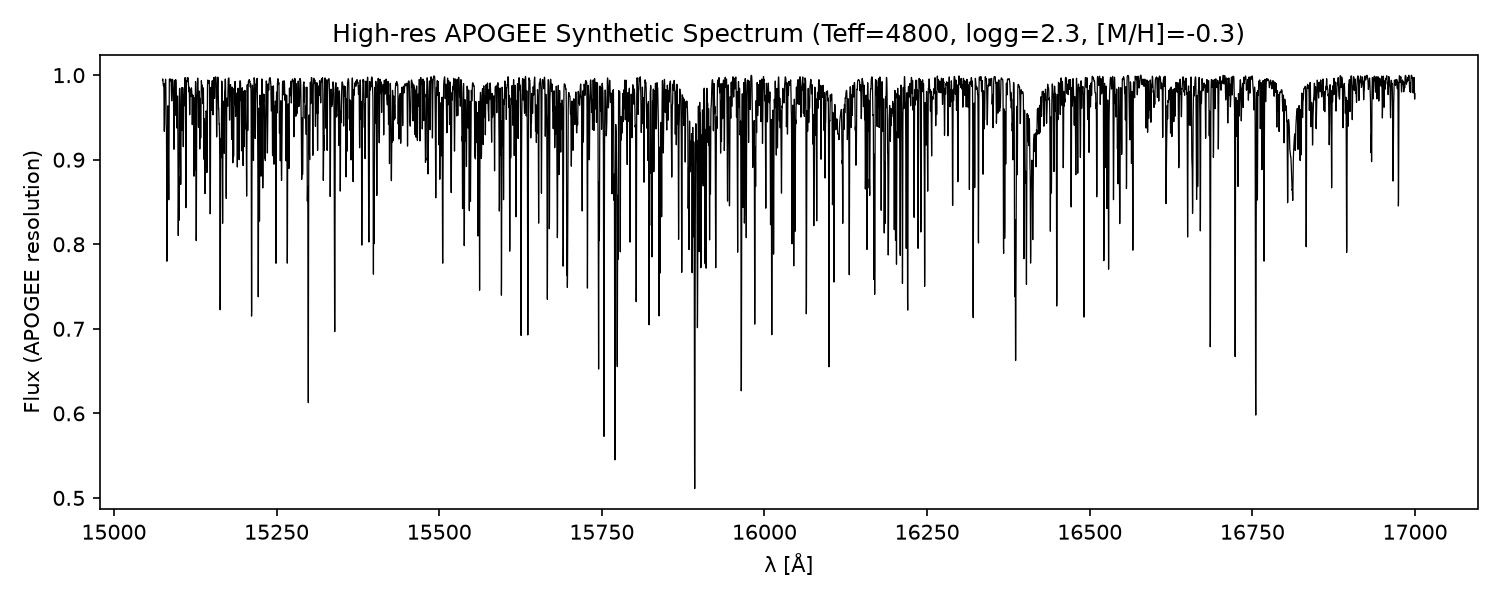

Source code (Julia):
#=
High-resolution APOGEE synthesis example using Korg's built-in APOGEE DR17
linelist, APOGEE wavelength grid, and resolution R ~ 22,500.
=#

println(">>> [1/7] Loading packages...")
using Korg
# `PythonPlot` (PythonCall-based) is a different package from `PyPlot`
# (PyCall-based) -- it has its own separate Python bridge, and its
# initialization is what's crashing here, before any Korg code even runs.
# Using the already-working `PyPlot` avoids the conflict entirely.
using PyPlot
println(">>> [1/7] Packages loaded: Korg, PyPlot")

# ------------------------------------------------------------
# 1. APOGEE wavelength grid (log-λ, R ~ 22,500)
# ------------------------------------------------------------
delLog = 6e-6
apowls = 10 .^ range(
    start  = 4.179 - 125 * delLog,
    step   = delLog,
    length = 8575 + 125
)
println(">>> [2/7] APOGEE wavelength grid built: $(length(apowls)) points, " *
        "range $(first(apowls)) - $(last(apowls)) Å")

# ------------------------------------------------------------
# 2. APOGEE DR17 linelist (H-band, includes water if desired)
# ------------------------------------------------------------
println(">>> [3/7] Loading APOGEE DR17 linelist (with water lines)...")
apolines = Korg.get_APOGEE_DR17_linelist(; include_water=true)
println(">>> [3/7] Linelist loaded: $(length(apolines)) lines")

# ------------------------------------------------------------
# 3. High-res synthetic spectrum on Korg's native grid
# ------------------------------------------------------------
# This has to run BEFORE building the LSF matrix -- the matrix maps FROM
# this native synthesis grid TO the APOGEE grid, so it needs the real `wls`
# array `synth` produces, not just the wavelength bounds.
println(">>> [4/7] Running Korg.synth over 15,000-17,000 Å " *
        "(this is a wide window at default resolution -- it may take a while)...")
wls, flux, cont = Korg.synth(
    linelist    = apolines,
    wavelengths = (15_000, 17_000),
    Teff        = 4800.0,
    logg        = 2.3,
    M_H         = -0.3,
    vmic        = 1.8
)
println(">>> [4/7] Native synthesis complete: $(length(wls)) points")

# ------------------------------------------------------------
# 4. APOGEE LSF matrix at R ≈ 22,500
# ------------------------------------------------------------
# `compute_LSF_matrix` needs the ACTUAL native synthesis wavelength array
# (`wls`, just produced above) as its source grid, and `apowls` as the
# target/observed grid -- not the raw (λmin, λmax) bounds tuple, which
# isn't a wavelength array at all.
println(">>> [5/7] Building APOGEE LSF matrix (native grid -> APOGEE grid)...")
LSF = Korg.compute_LSF_matrix(wls, apowls, 22_500)
println(">>> [5/7] LSF matrix built: size $(size(LSF))")

# ------------------------------------------------------------
# 5. Convolve with APOGEE LSF and resample to APOGEE grid
# ------------------------------------------------------------
println(">>> [6/7] Applying LSF and resampling to APOGEE grid...")
flux_apo = LSF * flux           # apply instrumental profile + resample
flux_apo ./= maximum(flux_apo)  # simple renormalization
println(">>> [6/7] Resampled flux: $(length(flux_apo)) points, " *
        "min=$(minimum(flux_apo)), max=$(maximum(flux_apo))")

# ------------------------------------------------------------
# 6. Plot: high-res APOGEE-like synthetic spectrum
# ------------------------------------------------------------
println(">>> [7/7] Building plot...")
figure(figsize=(10, 4))
plot(apowls, flux_apo, color="black", linewidth=0.6)
xlabel("λ [Å]")
ylabel("Flux (APOGEE resolution)")
title("High-res APOGEE Synthetic Spectrum (Teff=4800, logg=2.3, [M/H]=-0.3)")
tight_layout()

outpath = "korg_apogee_synthesis.png"
savefig(outpath, dpi=150)
println(">>> [7/7] Plot saved to: $(abspath(outpath))")
println(">>> [7/7] Done.")
